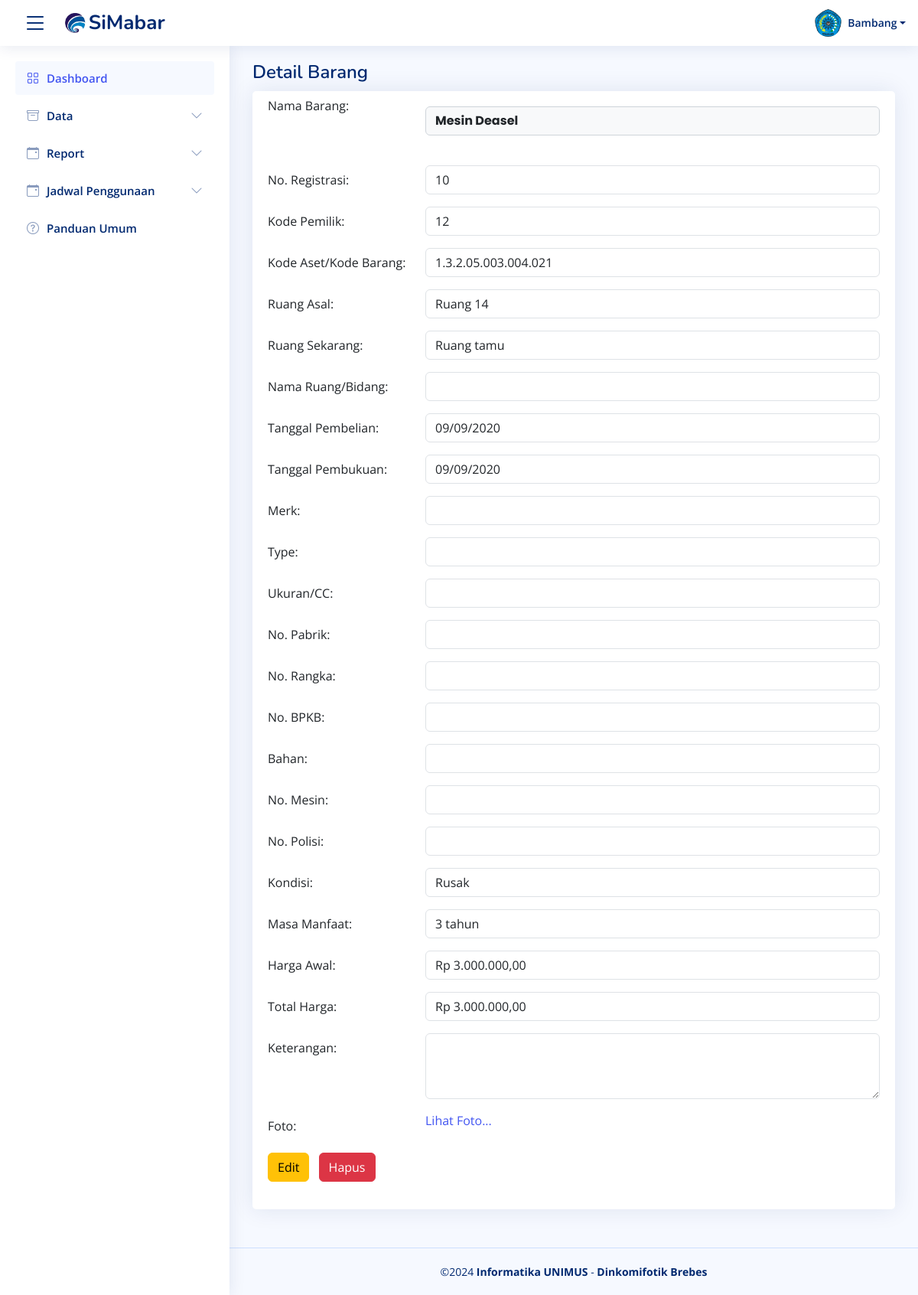
The page /detail_barang.php?no_regristrasi=10 on the database its author committed.
### tables this page shows
CREATE TABLE `data_barang` (
  `kode_barang` varchar(50) NOT NULL,
  `nama_barang` varchar(100) NOT NULL,
  `no_regristrasi` varchar(50) DEFAULT NULL,
  `kode_pemilik` varchar(50) DEFAULT NULL,
  `ruang_asal` varchar(100) DEFAULT NULL,
  `ruang_sekarang` varchar(100) DEFAULT NULL,
  `bid_ruang` varchar(50) DEFAULT NULL,
  `tempat_ruang` varchar(50) DEFAULT NULL,
  `tgl_pembelian` date DEFAULT NULL,
  `tgl_pembukuan` date DEFAULT NULL,
  `merk` varchar(100) DEFAULT NULL,
  `type` varchar(100) DEFAULT NULL,
  `kategori` varchar(100) DEFAULT NULL,
  `ukuran_CC` varchar(50) DEFAULT NULL,
  `no_pabrik` varchar(50) DEFAULT NULL,
  `no_rangka` varchar(50) DEFAULT NULL,
  `no_bpkb` varchar(50) DEFAULT NULL,
  `bahan` varchar(100) DEFAULT NULL,
  `no_mesin` varchar(50) DEFAULT NULL,
  `no_polisi` varchar(50) DEFAULT NULL,
  `kondisi_barang` varchar(50) DEFAULT NULL,
  `masa_manfaat` varchar(50) DEFAULT NULL,
  `harga_awal` decimal(15,2) DEFAULT NULL,
  `harga_total` decimal(15,2) DEFAULT NULL,
  `keterangan` text DEFAULT NULL,
  `foto_barang` varchar(255) DEFAULT NULL
);

### detail_barang.php (the view, shortened to what this page needs)
<?php
include('koneksi/koneksi.php');
$no_regristrasi = isset($_GET['no_regristrasi']) ? $_GET['no_regristrasi'] : '';
$sql = "SELECT * FROM data_barang WHERE no_regristrasi = '$no_regristrasi'";
$result = mysqli_query($conn, $sql);
if (mysqli_num_rows($result) > 0) {
    $row = mysqli_fetch_assoc($result);
} else {
    echo "Data barang tidak ditemukan.";
    exit;
}
?>
<?php include("component/header.php"); ?>
<main id="main" class="main">
  <div class="pagetitle">
    <h1>Detail Barang</h1>
  </div>
  <div class="card">
    <div class="card-body">
      <form>
        <div class="row mb-3">
          <label for="nama_barang" class="col-sm-3 col-form-label">Nama Barang:</label>
          <div class="col-sm-9">
          <h5 class="card-title">
        <input type="text" id="nama_barang" class="form-control" value="<?php echo $row['nama_barang']; ?>" readonly style="font-weight: bold; background-color: #f8f9fa; border: 1px solid #ced4da;">
      </h5>
          </div>
        </div>
        <div class="row mb-3">
          <label for="no_regristrasi" class="col-sm-3 col-form-label">No. Registrasi:</label>
          <div class="col-sm-9">
            <input type="text" id="no_regristrasi" class="form-control" value="<?php echo $row['no_regristrasi']; ?>" readonly>
          </div>
        </div>
        <div class="row mb-3">
          <label for="kode_pemilik" class="col-sm-3 col-form-label">Kode Pemilik:</label>
          <div class="col-sm-9">
            <input type="text" id="kode_pemilik" class="form-control" value="<?php echo $row['kode_pemilik']; ?>" readonly>
          </div>
        </div>
        <div class="row mb-3">
          <label for="kode_barang" class="col-sm-3 col-form-label">Kode Aset/Kode Barang:</label>
          <div class="col-sm-9">
            <input type="text" id="kode_barang" class="form-control" value="<?php echo $row['kode_barang']; ?>" readonly>
          </div>
        </div>
        <div class="row mb-3">
          <label for="ruang_asal" class="col-sm-3 col-form-label">Ruang Asal:</label>
          <div class="col-sm-9">
            <input type="text" id="ruang_asal" class="form-control" value="<?php echo $row['ruang_asal']; ?>" readonly>
          </div>
        </div>
        <div class="row mb-3">
          <label for="ruang_sekarang" class="col-sm-3 col-form-label">Ruang Sekarang:</label>
          <div class="col-sm-9">
            <input type="text" id="ruang_sekarang" class="form-control" value="<?php echo $row['ruang_sekarang']; ?>" readonly>
          </div>
        </div>
        <div class="row mb-3">
          <label for="bid_ruang" class="col-sm-3 col-form-label">Nama Ruang/Bidang:</label>
          <div class="col-sm-9">
            <input type="text" id="bid_ruang" class="form-control" value="<?php echo $row['bid_ruang']; ?>" readonly>
          </div>
        </div>
        <div class="row mb-3">
          <label for="tgl_pembelian" class="col-sm-3 col-form-label">Tanggal Pembelian:</label>
          <div class="col-sm-9">
            <input type="text" id="tgl_pembelian" class="form-control" value="<?php echo date('d/m/Y', strtotime($row['tgl_pembelian'])); ?>" readonly>
          </div>
        </div>
        <div class="row mb-3">
          <label for="tgl_pembukuan" class="col-sm-3 col-form-label">Tanggal Pembukuan:</label>
          <div class="col-sm-9">
            <input type="text" id="tgl_pembukuan" class="form-control" value="<?php echo date('d/m/Y', strtotime($row['tgl_pembukuan'])); ?>" readonly>
          </div>
        </div>
        <div class="row mb-3">
          <label for="merk" class="col-sm-3 col-form-label">Merk:</label>
          <div class="col-sm-9">
            <input type="text" id="merk" class="form-control" value="<?php echo $row['merk']; ?>" readonly>
          </div>
        </div>
        <div class="row mb-3">
          <label for="type" class="col-sm-3 col-form-label">Type:</label>
          <div class="col-sm-9">
            <input type="text" id="type" class="form-control" value="<?php echo $row['type']; ?>" readonly>
          </div>
        </div>
        <div class="row mb-3">
          <label for="ukuran_CC" class="col-sm-3 col-form-label">Ukuran/CC:</label>
          <div class="col-sm-9">
            <input type="text" id="ukuran_CC" class="form-control" value="<?php echo $row['ukuran_CC']; ?>" readonly>
          </div>
        </div>
        <div class="row mb-3">
          <label for="no_pabrik" class="col-sm-3 col-form-label">No. Pabrik:</label>
          <div class="col-sm-9">
            <input type="text" id="no_pabrik" class="form-control" value="<?php echo $row['no_pabrik']; ?>" readonly>
          </div>
        </div>
        <div class="row mb-3">
          <label for="no_rangka" class="col-sm-3 col-form-label">No. Rangka:</label>
          <div class="col-sm-9">
            <input type="text" id="no_rangka" class="form-control" value="<?php echo $row['no_rangka']; ?>" readonly>
          </div>
        </div>
        <div class="row mb-3">
          <label for="no_bpkb" class="col-sm-3 col-form-label">No. BPKB:</label>
          <div class="col-sm-9">
            <input type="text" id="no_bpkb" class="form-control" value="<?php echo $row['no_bpkb']; ?>" readonly>
          </div>
        </div>
        <div class="row mb-3">
          <label for="bahan" class="col-sm-3 col-form-label">Bahan:</label>
          <div class="col-sm-9">
            <input type="text" id="bahan" class="form-control" value="<?php echo $row['bahan']; ?>" readonly>
          </div>
        </div>
        <div class="row mb-3">
          <label for="no_mesin" class="col-sm-3 col-form-label">No. Mesin:</label>
          <div class="col-sm-9">
            <input type="text" id="no_mesin" class="form-control" value="<?php echo $row['no_mesin']; ?>" readonly>
          </div>
        </div>
        <div class="row mb-3">
          <label for="no_polisi" class="col-sm-3 col-form-label">No. Polisi:</label>
          <div class="col-sm-9">
            <input type="text" id="no_polisi" class="form-control" value="<?php echo $row['no_polisi']; ?>" readonly>
          </div>
        </div>
        <div class="row mb-3">
          <label for="kondisi_barang" class="col-sm-3 col-form-label">Kondisi:</label>
          <div class="col-sm-9">
            <input type="text" id="kondisi_barang" class="form-control" value="<?php echo $row['kondisi_barang']; ?>" readonly>
          </div>
        </div>
        <div class="row mb-3">
          <label for="masa_manfaat" class="col-sm-3 col-form-label">Masa Manfaat:</label>
          <div class="col-sm-9">
            <input type="text" id="masa_manfaat" class="form-control" value="<?php echo $row['masa_manfaat']; ?>" readonly>
          </div>
        </div>
        <div class="row mb-3">
          <label for="harga_awal" class="col-sm-3 col-form-label">Harga Awal:</label>
          <div class="col-sm-9">
            <input type="text" id="harga_awal" class="form-control" value="Rp <?php echo number_format($row['harga_awal'], 2, ',', '.'); ?>" readonly>
          </div>
        </div>
        <div class="row mb-3">
          <label for="harga_total" class="col-sm-3 col-form-label">Total Harga:</label>
          <div class="col-sm-9">
            <input type="text" id="harga_total" class="form-control" value="Rp <?php echo number_format($row['harga_total'], 2, ',', '.'); ?>" readonly>
          </div>
        </div>
        <div class="row mb-3">
          <label for="keterangan" class="col-sm-3 col-form-label">Keterangan:</label>
          <div class="col-sm-9">
            <textarea id="keterangan" class="form-control" rows="3" readonly><?php echo $row['keterangan']; ?></textarea>
          </div>
        </div>
        <div class="row mb-3">
          <label class="col-sm-3 col-form-label">Foto:</label>
          <div class="col-sm-9">
            <a href="javascript:void(0);" id="togglePhotoLink" onclick="togglePhoto()">Lihat Foto...</a>
          </div>
        </div>
        <div class="row mb-3">
          <div class="col-sm-12">
            <a href="edit_barang.php?no_regristrasi=<?php echo $row['no_regristrasi']; ?>" class="btn btn-warning me-2">Edit</a>
            <a href="hapus_barang.php?no_regristrasi=<?php echo $row['no_regristrasi']; ?>" class="btn btn-danger">Hapus</a>
          </div>
        </div>
      </form>
    </div>
  </div>
</main>
<?php include("component/footer.php"); ?>

### css/style.css (style rules this page uses)
:root { scroll-behavior: smooth; }
body { font-family: "Open Sans", sans-serif; background: #f6f9ff; color: #444444; }
a { color: #4154f1; text-decoration: none; }
h1, h2, h3, h4, h5, h6 { font-family: "Nunito", sans-serif; }
#main { margin-top: 60px; padding: 20px 30px; transition: all 0.3s; }
.pagetitle { margin-bottom: 10px; }
.pagetitle h1 { font-size: 24px; margin-bottom: 0; font-weight: 600; color: #012970; }
.card { margin-bottom: 30px; border: none; border-radius: 5px; box-shadow: 0px 0 30px rgba(1, 41, 112, 0.1); }
.card-title { padding: 20px 0 15px 0; font-size: 20px; font-weight: 500; color: #012970; font-family: "Poppins", sans-serif; }
.card-body { padding: 0 20px 20px 20px; }
@media (min-width: 1200px) { #main, #footer { margin-left: 300px; } }

### rows shown on the page
data_barang: nama_barang "Mesin Deasel", no_regristrasi "10", kode_pemilik "12", kode_barang "1.3.2.05.003.004.021", ruang_asal "Ruang 14", ruang_sekarang "Ruang tamu", tgl_pembelian "09/09/2020", tgl_pembukuan "09/09/2020", kondisi_barang "Rusak", masa_manfaat "3 tahun", harga_awal "Rp 3.000.000,00", harga_total "Rp 3.000.000,00"
